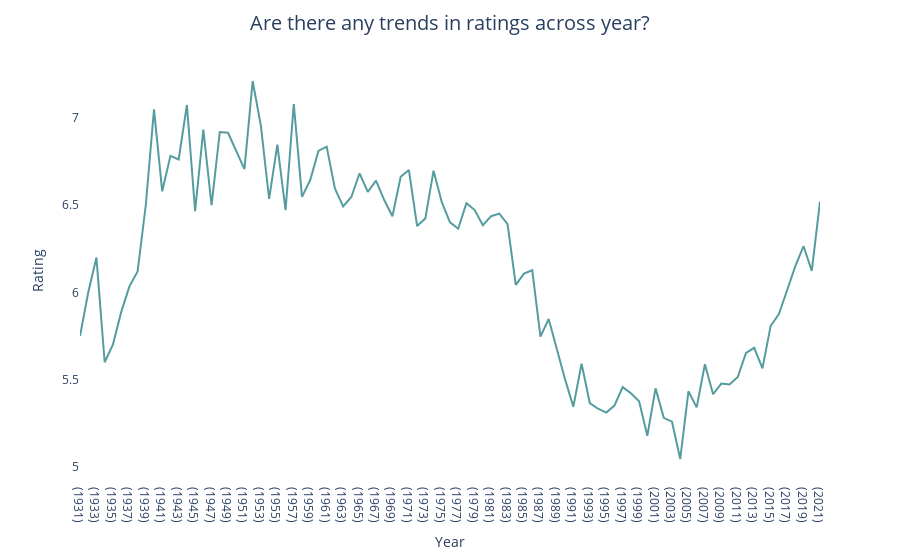

Notebook cell for this chart:
### Code cell
# Group data by Year and calculate the average rating
average_rating_by_year = ds.groupby('Year')['Rating'].mean().reset_index()

# Create the line plot with Plotly Express
fig = px.line(average_rating_by_year, x='Year', y='Rating', color_discrete_sequence=['#559C9E'])
fig.update_layout(title='Are there any trends in ratings across year?', title_x=0.5, title_pad=dict(t=20), title_font=dict(size=20), xaxis_title='Year', yaxis_title='Rating', xaxis=dict(showgrid=False), yaxis=dict(showgrid=False), plot_bgcolor = 'white')
fig.show()

### Figure 1 — Plotly figure (JSON) as saved in the notebook; plotly's stock layout.template omitted (floating-point values rounded to 4 significant figures)
{"data": [{"hovertemplate": "Year=%{x}<br>Rating=%{y}<extra></extra>", "legendgroup": "", "line": {"color": "#559C9E", "dash": "solid"}, "marker": {"symbol": "circle"}, "mode": "lines", "name": "", "orientation": "v", "showlegend": false, "type": "scatter", "x": ["(1931)", "(1932)", "(1933)", "(1934)", "(1935)", "(1936)", "(1937)", "(1938)", "(1939)", "(1940)", "(1941)", "(1942)", "(1943)", "(1944)", "(1945)", "(1946)", "(1947)", "(1948)", "(1949)", "(1950)", "(1951)", "(1952)", "(1953)", "(1954)", "(1955)", "(1956)", "(1957)", "(1958)", "(1959)", "(1960)", "(1961)", "(1962)", "(1963)", "(1964)", "(1965)", "(1966)", "(1967)", "(1968)", "(1969)", "(1970)", "(1971)", "(1972)", "(1973)", "(1974)", "(1975)", "(1976)", "(1977)", "(1978)", "(1979)", "(1980)", "(1981)", "(1982)", "(1983)", "(1984)", "(1985)", "(1986)", "(1987)", "(1988)", "(1989)", "(1990)", "(1991)", "(1992)", "(1993)", "(1994)", "(1995)", "(1996)", "(1997)", "(1998)", "(1999)", "(2000)", "(2001)", "(2002)", "(2003)", "(2004)", "(2005)", "(2006)", "(2007)", "(2008)", "(2009)", "(2010)", "(2011)", "(2012)", "(2013)", "(2014)", "(2015)", "(2016)", "(2017)", "(2018)", "(2019)", "(2020)", "(2021)"], "xaxis": "x", "y": [5.75, 6, 6.2, 5.6, 5.7, 5.886, 6.033, 6.12, 6.5, 7.05, 6.58, 6.783, 6.763, 7.075, 6.467, 6.933, 6.5, 6.92, 6.915, 6.811, 6.707, 7.213, 6.955, 6.537, 6.848, 6.471, 7.081, 6.548, 6.644, 6.812, 6.836, 6.597, 6.493, 6.547, 6.683, 6.576, 6.641, 6.53, 6.437, 6.663, 6.702, 6.381, 6.424, 6.698, 6.517, 6.402, 6.366, 6.512, 6.472, 6.386, 6.437, 6.452, 6.392, 6.043, 6.108, 6.127, 5.747, 5.848, 5.668, 5.501, 5.344, 5.592, 5.366, 5.333, 5.311, 5.351, 5.457, 5.422, 5.376, 5.178, 5.45, 5.281, 5.259, 5.045, 5.433, 5.341, 5.588, 5.416, 5.477, 5.472, 5.515, 5.653, 5.683, 5.565, 5.808, 5.876, 6.013, 6.15, 6.265, 6.124, 6.522], "yaxis": "y"}], "layout": {"legend": {"tracegroupgap": 0}, "margin": {"t": 60}, "plot_bgcolor": "white", "title": {"font": {"size": 20}, "pad": {"t": 20}, "text": "Are there any trends in ratings across year?", "x": 0.5}, "xaxis": {"anchor": "y", "domain": [0, 1], "showgrid": false, "title": {"text": "Year"}}, "yaxis": {"anchor": "x", "domain": [0, 1], "showgrid": false, "title": {"text": "Rating"}}}}
